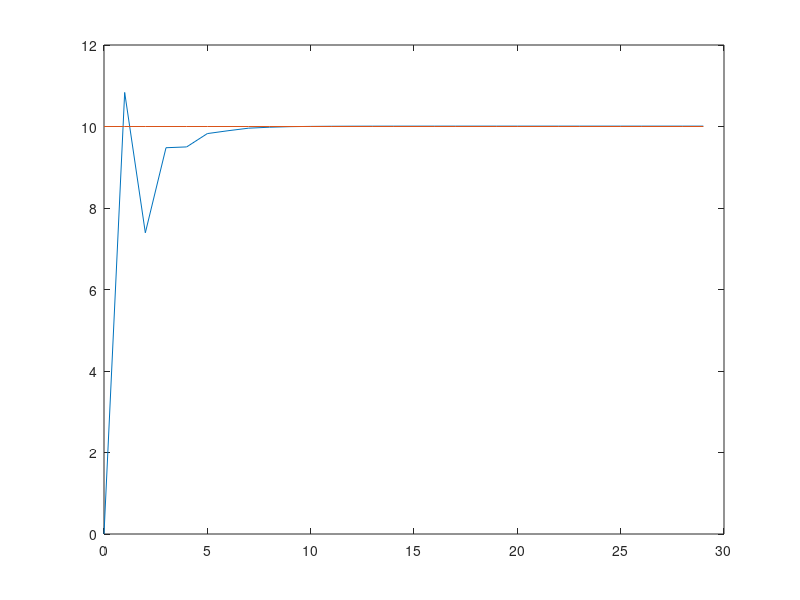

Source code (MATLAB):
%%%%%    SISTEMA DE CONTROL    %%%%%
%%%%%       LAZO ABIERTO    %%%%%%

% clc
% close all
% clear all
% T=0:0.001:1;
% %CONDICIONES INICIALES
% k=1;
% x1(k)=0;
% x2(k)=0;
% x3(k)=0;
% datos=30;
% u=1;
% 
% for k=1:datos
%     x1(k+1)=0.3*x2(k) +0.6*x3(k);
%     x2(k+1)=0.2*x1(k)-0.7*x2(k)-0.35*x3(k)+1.8*u;
%     x3(k+1)=-0.4*x1(k)+0.2*x2(k)+0.1*x3(k)+0.9*u;
%     y(k)=0.2*x1(k)-0.35*x2(k);
% end
% k1=0:datos-1;
% k2=0:datos;
% plot(k1,y,k2,x1,k2,x2,k2,x3)

%%%%%       LAZO CERRADO    %%%%%%

clc
close all
clear all
T=0:0.001:1;
%CONDICIONES INICIALES
k=1;
x1(k)=0;
x2(k)=0;
x3(k)=0;
datos=30;
ref=10;
u(k)=0;

for k=1:datos
    u(k)=-1.72*ref+0.07223*x1(k)+0.3065*x2(k)+0.387*x3(k);
    x1(k+1)=0.3*x2(k) +0.6*x3(k);
    x2(k+1)=0.2*x1(k)-0.7*x2(k)-0.35*x3(k)+1.8*u(k);
    x3(k+1)=-0.4*x1(k)+0.2*x2(k)+0.1*x3(k)+0.9*u(k);
    y(k)=0.2*x1(k)-0.35*x2(k);
    ref1(k)=ref;
end
k1=0:datos-1;
k2=0:datos;
plot(k1,y,k1,ref1)